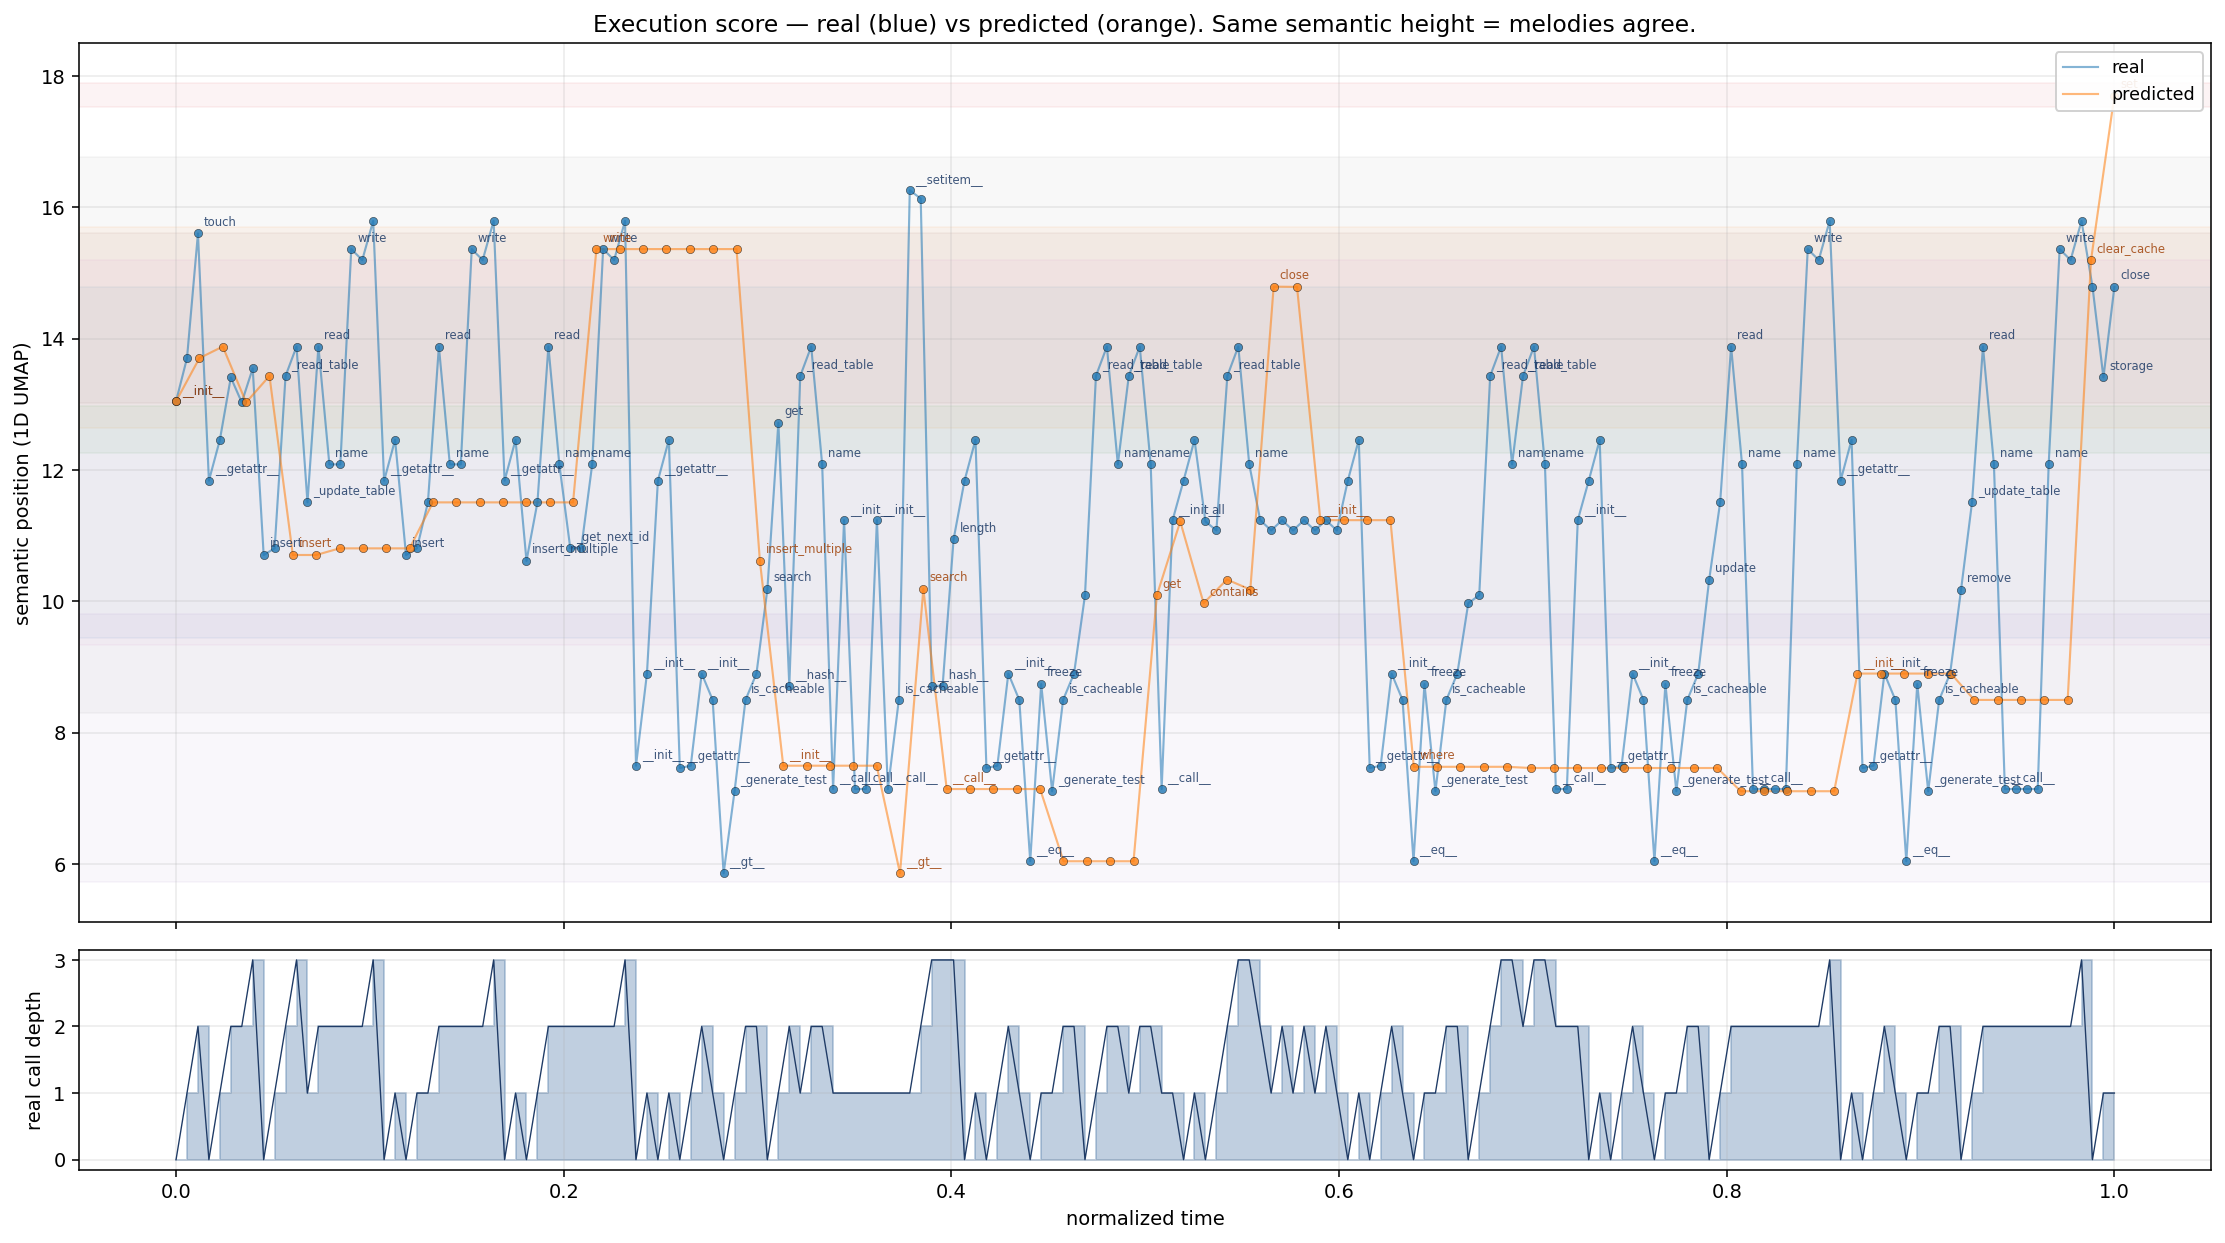

Write Python code to recreate this figure.
"""Execution-score with real AND predicted traces overlaid.

Real: ordered events from real_trace.json (178 calls).
Predicted: LLM-ordered entries from predicted_trace.json, each expanded by
approx_calls to form a sequence (~84 calls).

Both are plotted with normalized time (0→1) on X, same semantic 1D position on Y.
Divergence = vertical distance between the two melodies at the same proportional time.
"""
from __future__ import annotations

import json
from pathlib import Path

import matplotlib.pyplot as plt
import numpy as np
import umap


def build_1d_projection() -> tuple[dict[str, float], dict[str, str]]:
    emb = json.loads(Path("function_embeddings.json").read_text())
    qname_to_vec = {f["qname"]: np.array(f["vector"]) for f in emb["functions"]}
    qname_to_file = {f["qname"]: f["file"] for f in emb["functions"]}
    qnames = sorted(qname_to_vec.keys())
    vectors = np.array([qname_to_vec[q] for q in qnames])
    reducer = umap.UMAP(
        n_components=1, n_neighbors=15, min_dist=0.05,
        metric="cosine", random_state=42,
    )
    ys = reducer.fit_transform(vectors).ravel()
    return dict(zip(qnames, ys)), qname_to_file


def real_sequence() -> list[str]:
    trace = json.loads(Path("real_trace.json").read_text())
    return [e["qname"] for e in trace["events"]]


def predicted_sequence() -> list[str]:
    pred = json.loads(Path("predicted_trace.json").read_text())
    seq: list[str] = []
    for item in pred["predictions"]:
        q = item["qname"]
        n = int(item.get("approx_calls", 1) or 1)
        seq.extend([q] * n)
    return seq


def plot_line(ax, seq: list[str], qname_to_y: dict[str, float], color: str, label: str):
    xs: list[float] = []
    ys: list[float] = []
    n = len(seq)
    for i, q in enumerate(seq):
        if q not in qname_to_y:
            continue
        xs.append(i / max(1, n - 1))
        ys.append(qname_to_y[q])
    ax.plot(xs, ys, color=color, alpha=0.55, linewidth=1.1, zorder=2, label=label)
    ax.scatter(xs, ys, s=18, c=color, edgecolors="black", linewidths=0.25,
               alpha=0.8, zorder=3)
    return xs, ys


def main() -> None:
    qname_to_y, qname_to_file = build_1d_projection()
    real = real_sequence()
    pred = predicted_sequence()

    print(f"real: {len(real)} calls, predicted: {len(pred)} calls")

    fig, (ax_top, ax_depth) = plt.subplots(
        2, 1, figsize=(16, 9), sharex=True,
        gridspec_kw={"height_ratios": [4, 1]},
    )

    # Semantic bands per file (light)
    files = sorted(set(qname_to_file.values()))
    cmap = plt.get_cmap("tab10" if len(files) <= 10 else "tab20")
    file_to_color = {f: cmap(i % cmap.N) for i, f in enumerate(files)}
    for f in files:
        qs = [q for q, ff in qname_to_file.items() if ff == f]
        if qs:
            vals = [qname_to_y[q] for q in qs]
            ax_top.axhspan(min(vals), max(vals), color=file_to_color[f], alpha=0.05)

    # Two melodies
    rx, ry = plot_line(ax_top, real, qname_to_y, "#1f77b4", "real")
    px, py = plot_line(ax_top, pred, qname_to_y, "#ff7f0e", "predicted")

    # Label functions at big vertical jumps on each line (avoid clutter)
    def annotate_jumps(xs, ys, seq, color):
        prev_y = None
        for i, (x, y) in enumerate(zip(xs, ys)):
            if prev_y is None or abs(y - prev_y) > 1.2:
                short = seq[i].split(".")[-1] if "." in seq[i] else seq[i]
                ax_top.annotate(short, (x, y), fontsize=6, alpha=0.85, color=color,
                                xytext=(3, 4), textcoords="offset points", zorder=4)
            prev_y = y
    annotate_jumps(rx, ry, [q for q in real if q in qname_to_y], "#1f3b66")
    annotate_jumps(px, py, [q for q in pred if q in qname_to_y], "#a0430a")

    ax_top.set_title("Execution score — real (blue) vs predicted (orange). Same semantic height = melodies agree.")
    ax_top.set_ylabel("semantic position (1D UMAP)")
    ax_top.legend(loc="upper right", fontsize=9, framealpha=0.9)
    ax_top.grid(True, alpha=0.25)

    # Call depth below (real only — predicted has no depth info)
    trace = json.loads(Path("real_trace.json").read_text())
    n = len(trace["events"])
    xs_d = [i / max(1, n - 1) for i in range(n)]
    ys_d = [e.get("depth", 0) for e in trace["events"]]
    ax_depth.fill_between(xs_d, 0, ys_d, step="post", color="#4c78a8", alpha=0.35)
    ax_depth.plot(xs_d, ys_d, color="#1f3b66", linewidth=0.7)
    ax_depth.set_xlabel("normalized time")
    ax_depth.set_ylabel("real call depth")
    ax_depth.grid(True, alpha=0.25)

    plt.tight_layout()
    out = Path("execution_score_duet.png")
    plt.savefig(out, dpi=140, bbox_inches="tight")
    print(f"wrote {out}")


if __name__ == "__main__":
    main()
